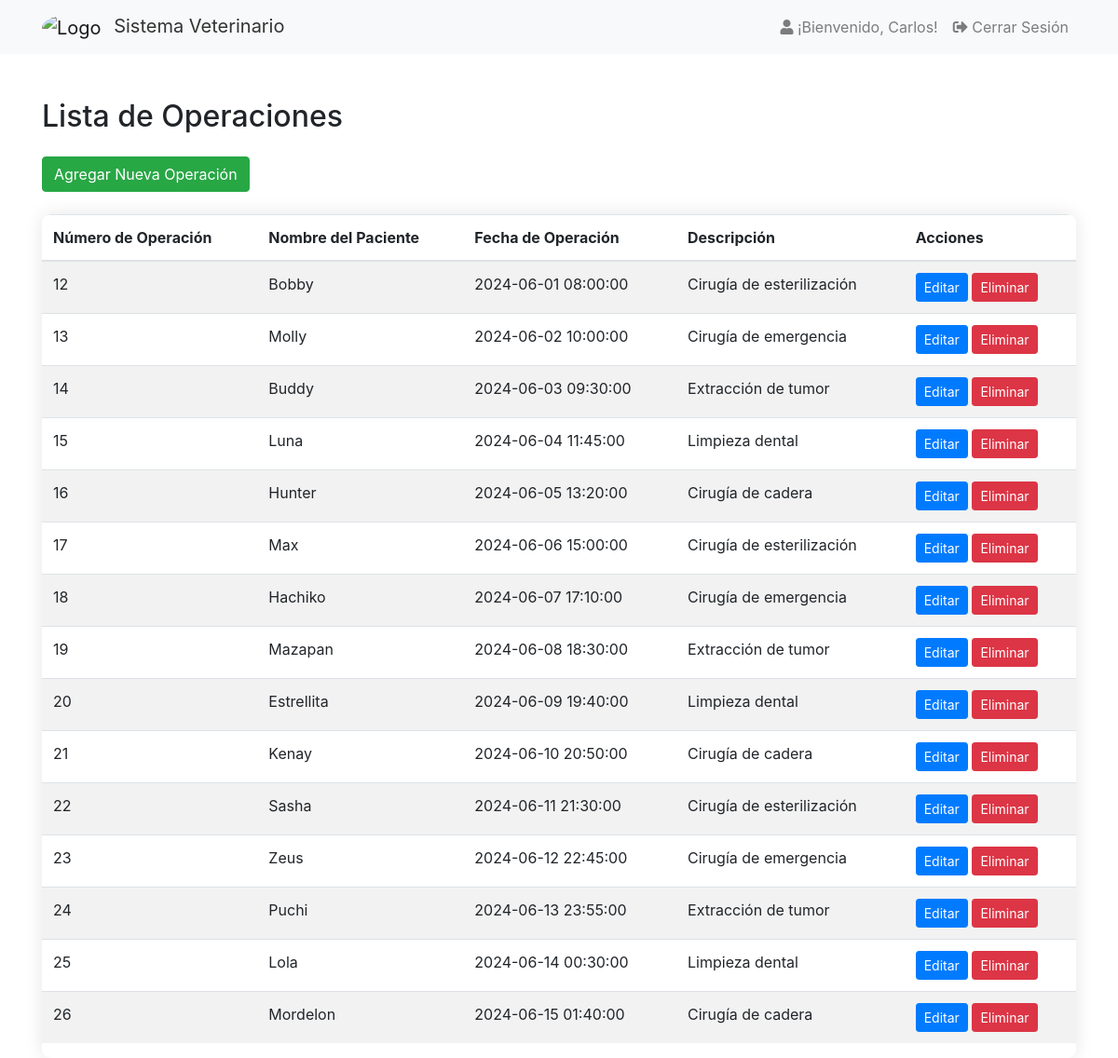
The app's page /views/admin_views/lista_operaciones.php (signed in) with its own data.
### tables this page shows
CREATE TABLE IF NOT EXISTS `operacion` (
  `numero_operacion` int NOT NULL AUTO_INCREMENT,
  `id_paciente` int DEFAULT NULL,
  `fecha_operacion` datetime DEFAULT NULL,
  `descripcion` text,
  PRIMARY KEY (`numero_operacion`),
  KEY `id_paciente` (`id_paciente`)
);

CREATE TABLE IF NOT EXISTS `paciente` (
  `id_paciente` int NOT NULL AUTO_INCREMENT,
  `id_usuario` int DEFAULT NULL,
  `nombre` varchar(30) DEFAULT NULL,
  `edad` int DEFAULT NULL,
  `genero` enum('macho','hembra','otro') DEFAULT NULL,
  `animal` varchar(40) DEFAULT NULL,
  `foto_nombre` varchar(255) DEFAULT NULL,
  `foto_tipo` varchar(100) DEFAULT NULL,
  `foto_contenido` longblob,
  `foto` varchar(255) DEFAULT NULL,
  PRIMARY KEY (`id_paciente`),
  KEY `id_usuario` (`id_usuario`)
);

### utils/operacion.php (called while the page is built, shortened)
<?php
require_once "db_connection.php";
function obtenerNombresPacientes() {
    global $conn;
    $sql = "SELECT o.numero_operacion, o.fecha_operacion, o.descripcion, p.nombre AS nombre_paciente
            FROM operacion o
            INNER JOIN paciente p ON o.id_paciente = p.id_paciente
            ORDER BY o.numero_operacion";
    $result = $conn->query($sql);
    if ($result->num_rows > 0) {
        $operaciones = array();
        while ($row = $result->fetch_assoc()) {
            $operaciones[] = $row;
        }
        return $operaciones;
    } else {
        return array();
    }
}
?>

### views/admin_views/lista_operaciones.php (the view, shortened to what this page needs)
<?php
require_once "../../utils/operacion.php";
$operaciones = obtenerNombresPacientes();
?>
<!DOCTYPE html>
<html lang="es">
<head>
    <link rel="stylesheet" href="../../css/dashboard.css">
    <link rel="stylesheet" href="https://maxcdn.bootstrapcdn.com/bootstrap/4.5.2/css/bootstrap.min.css">
</head>
<body>
    <?php include '../header.php'; ?>
    <div class="container mt-5">
    <h2 class="mb-4">Lista de Operaciones</h2>
    <a href="crear_operacion.php" class="btn btn-success mb-4">Agregar Nueva Operación</a>
    <div class="table-responsive" style="background-color: rgba(255, 255, 255, 0.90); border-radius: 10px; box-shadow: 0 0 20px rgba(0, 0, 0, 0.1);">
        <table class="table table-striped">
            <thead>
                <tr>
                    <th>Número de Operación</th>
                    <th>Nombre del Paciente</th>
                    <th>Fecha de Operación</th>
                    <th>Descripción</th>
                    <th>Acciones</th>
                </tr>
            </thead>
            <tbody>
                <?php foreach ($operaciones as $operacion): ?>
                    <tr>
                        <td><?php echo $operacion['numero_operacion']; ?></td>
                        <td><?php echo $operacion['nombre_paciente']; ?></td>
                        <td><?php echo $operacion['fecha_operacion']; ?></td>
                        <td><?php echo $operacion['descripcion']; ?></td>
                        <td>
                            <a href="editar_operacion.php?numero_operacion=<?php echo $operacion['numero_operacion']; ?>"
                                class="btn btn-primary btn-sm">Editar</a>
                            <a href="../../utils/eliminar_operacion.php?numero_operacion=<?php echo $operacion['numero_operacion']; ?>"
                                class="btn btn-danger btn-sm">Eliminar</a>
                        </td>
                    </tr>
                <?php endforeach; ?>
            </tbody>
        </table>
    </div>
</div>
</body>
</html>

### css/dashboard.css (style rules this page uses)
body { font-family: Arial, sans-serif; background-image: url("../img/fondo1.jpg"); background-size: cover; }

### records on screen
operacion: numero_operacion "12", id_paciente.nombre "Bobby", fecha_operacion "2024-06-01 08:00:00", descripcion "Cirugía de esterilización"
operacion: numero_operacion "13", id_paciente.nombre "Molly", fecha_operacion "2024-06-02 10:00:00", descripcion "Cirugía de emergencia"
operacion: numero_operacion "14", id_paciente.nombre "Buddy", fecha_operacion "2024-06-03 09:30:00", descripcion "Extracción de tumor"
operacion: numero_operacion "15", id_paciente.nombre "Luna", fecha_operacion "2024-06-04 11:45:00", descripcion "Limpieza dental"
operacion: numero_operacion "16", id_paciente.nombre "Hunter", fecha_operacion "2024-06-05 13:20:00", descripcion "Cirugía de cadera"
operacion: numero_operacion "17", id_paciente.nombre "Max", fecha_operacion "2024-06-06 15:00:00", descripcion "Cirugía de esterilización"
operacion: numero_operacion "18", id_paciente.nombre "Hachiko", fecha_operacion "2024-06-07 17:10:00", descripcion "Cirugía de emergencia"
operacion: numero_operacion "19", id_paciente.nombre "Mazapan", fecha_operacion "2024-06-08 18:30:00", descripcion "Extracción de tumor"
operacion: numero_operacion "20", id_paciente.nombre "Estrellita", fecha_operacion "2024-06-09 19:40:00", descripcion "Limpieza dental"
operacion: numero_operacion "21", id_paciente.nombre "Kenay", fecha_operacion "2024-06-10 20:50:00", descripcion "Cirugía de cadera"
operacion: numero_operacion "22", id_paciente.nombre "Sasha", fecha_operacion "2024-06-11 21:30:00", descripcion "Cirugía de esterilización"
operacion: numero_operacion "23", id_paciente.nombre "Zeus", fecha_operacion "2024-06-12 22:45:00", descripcion "Cirugía de emergencia"
operacion: numero_operacion "24", id_paciente.nombre "Puchi", fecha_operacion "2024-06-13 23:55:00", descripcion "Extracción de tumor"
operacion: numero_operacion "25", id_paciente.nombre "Lola", fecha_operacion "2024-06-14 00:30:00", descripcion "Limpieza dental"
operacion: numero_operacion "26", id_paciente.nombre "Mordelon", fecha_operacion "2024-06-15 01:40:00", descripcion "Cirugía de cadera"

### other values on screen
$nombreUsuario "Carlos"
